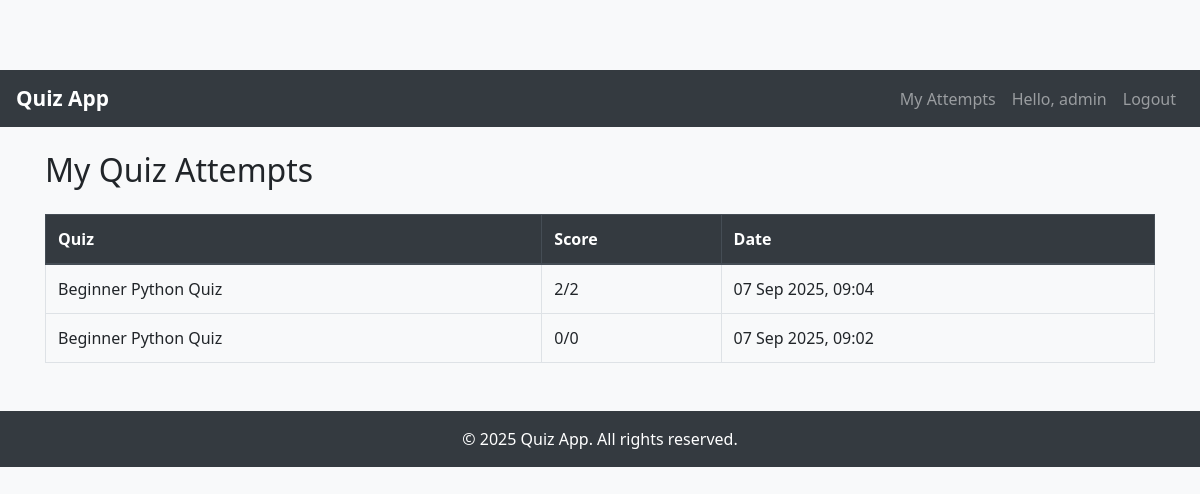
The page /my-attempts/ (signed in) on the database as committed earlier.
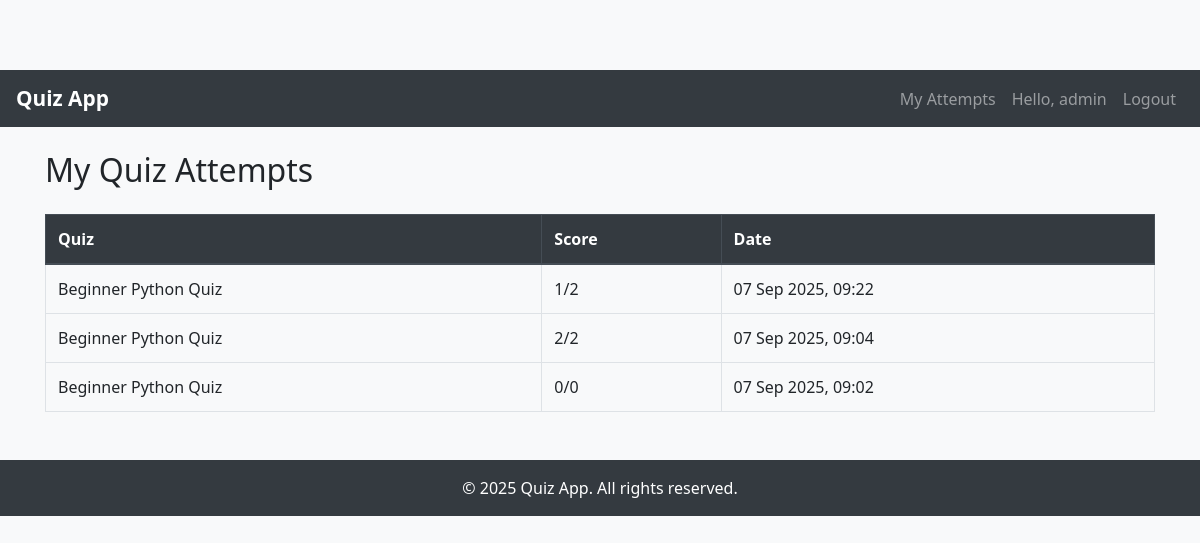
The same page on the database as committed later.
### core/models.py (models this page shows, shortened)
class Attempt(models.Model):
    user = models.ForeignKey(User, on_delete=models.CASCADE)
    quiz = models.ForeignKey(Quiz, on_delete=models.CASCADE, related_name='attempts')
    score = models.IntegerField(default=0)
    total = models.IntegerField(default=0)
    completed_at = models.DateTimeField(auto_now_add=True)

class Quiz(models.Model):
    STATUS_CHOICES = (
        ('active', 'Active'),
        ('hold', 'Hold'),
        ('disabled', 'Disabled'),
    )
    title = models.CharField(max_length=255)
    category = models.ForeignKey(Category, on_delete=models.SET_NULL, null=True, related_name='quizzes')
    status = models.CharField(max_length=20, choices=STATUS_CHOICES, default='active')
    created_at = models.DateTimeField(auto_now_add=True)

### core/views.py (the view)
# urls.py: path('my-attempts/', views.my_attempts, name='my_attempts'),
@login_required
def my_attempts(request):
    attempts = Attempt.objects.filter(user=request.user).order_by('-completed_at')
    return render(request, 'core/my_attempts.html', {'attempts': attempts})

### templates/core/my_attempts.html
{% extends 'core/base.html' %}
{% block content %}
<h2 class="mb-4">My Quiz Attempts</h2>
{% if attempts %}
    <table class="table table-bordered">
        <thead class="thead-dark">
            <tr>
                <th>Quiz</th>
                <th>Score</th>
                <th>Date</th>
            </tr>
        </thead>
        <tbody>
            {% for attempt in attempts %}
            <tr>
                <td>{{ attempt.quiz.title }}</td>
                <td>{{ attempt.score }}/{{ attempt.total }}</td>
                <td>{{ attempt.completed_at|date:"d M Y, H:i" }}</td>
            </tr>
            {% endfor %}
        </tbody>
    </table>
{% else %}
    <p>You haven't attempted any quizzes yet.</p>
{% endif %}
{% endblock %}

Rows that differ between the two databases and show on the page:
added Attempt: quiz "Beginner Python Quiz", score "1", total "2", completed_at "07 Sep 2025, 09:22"
